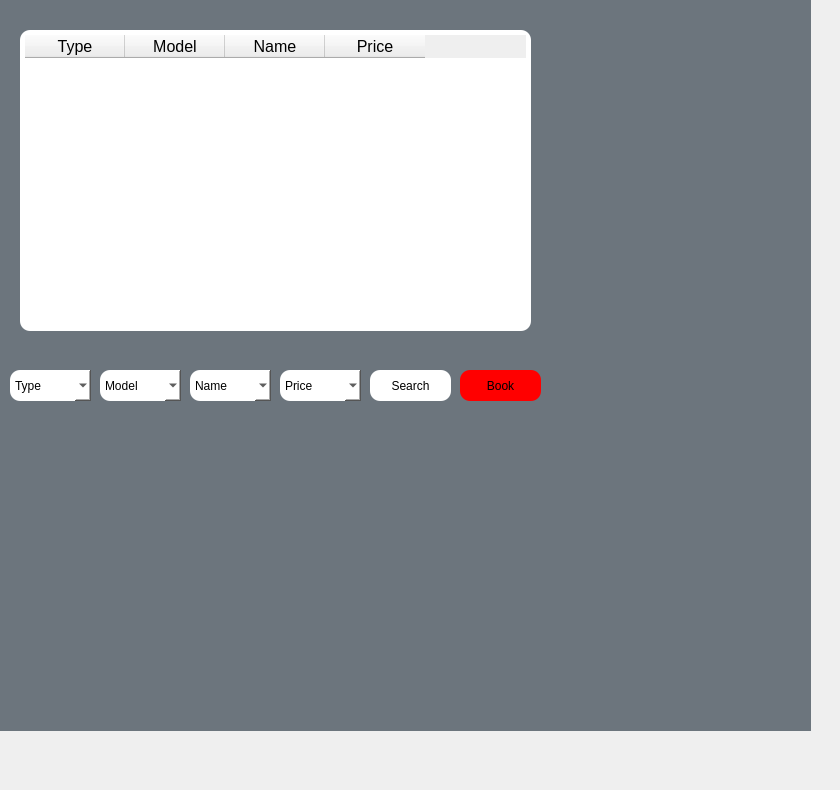
    <widget class="QWidget" name="playlist_page">
     <attribute name="title">
      <string>Page</string>
     </attribute>
     <widget class="QTableWidget" name="edit_table">
      <property name="geometry">
       <rect>
        <x>20</x>
        <y>30</y>
        <width>511</width>
        <height>301</height>
       </rect>
      </property>
      <property name="styleSheet">
       <string notr="true">    QTableWidget {
	background-color: rgb(255, 255, 255);
        border-radius: 10px;
        padding: 5px;
    }</string>
      </property>
      <column>
       <property name="text">
        <string>Type</string>
       </property>
       <property name="font">
        <font>
         <pointsize>12</pointsize>
        </font>
       </property>
      </column>
      <column>
       <property name="text">
        <string>Model</string>
       </property>
       <property name="font">
        <font>
         <pointsize>12</pointsize>
        </font>
       </property>
      </column>
      <column>
       <property name="text">
        <string>Name</string>
       </property>
       <property name="font">
        <font>
         <pointsize>12</pointsize>
        </font>
       </property>
      </column>
      <column>
       <property name="text">
        <string>Price</string>
       </property>
       <property name="font">
        <font>
         <pointsize>12</pointsize>
        </font>
       </property>
      </column>
     </widget>
     <widget class="QPushButton" name="searchB_4">
      <property name="geometry">
       <rect>
        <x>370</x>
        <y>370</y>
        <width>81</width>
        <height>31</height>
       </rect>
      </property>
      <property name="styleSheet">
       <string notr="true">    QPushButton {
	background-color: rgb(255, 255, 255);
        border-radius: 10px;
        padding: 5px;
    }</string>
      </property>
      <property name="text">
       <string>Search</string>
      </property>
     </widget>
     <widget class="QComboBox" name="box_search_1">
      <property name="geometry">
       <rect>
        <x>10</x>
        <y>370</y>
        <width>81</width>
        <height>31</height>
       </rect>
      </property>
      <property name="styleSheet">
       <string notr="true">    QComboBox {
	background-color: rgb(255, 255, 255);
        border-radius: 10px;
        padding: 5px;
    }</string>
      </property>
      <item>
       <property name="text">
        <string>Type</string>
       </property>
      </item>
     </widget>
     <widget class="QComboBox" name="box_search_2">
      <property name="geometry">
       <rect>
        <x>100</x>
        <y>370</y>
        <width>81</width>
        <height>31</height>
       </rect>
      </property>
      <property name="styleSheet">
       <string notr="true">    QComboBox {
	background-color: rgb(255, 255, 255);
        border-radius: 10px;
        padding: 5px;
    }</string>
      </property>
      <item>
       <property name="text">
        <string>Model</string>
       </property>
      </item>
     </widget>
     <widget class="QLabel" name="bg_play">
      <property name="geometry">
       <rect>
        <x>-20</x>
        <y>-50</y>
        <width>831</width>
        <height>781</height>
       </rect>
      </property>
      <property name="font">
       <font>
        <pointsize>9</pointsize>
        <weight>75</weight>
        <bold>true</bold>
       </font>
      </property>
      <property name="styleSheet">
       <string notr="true">background-color: #6C757D ;
color: #2C3E50;</string>
      </property>
      <property name="text">
       <string/>
      </property>
      <property name="pixmap">
       <pixmap>:/newPrefix/19eee91f32a591a52ce1b92e1fa092f9.jpg</pixmap>
      </property>
     </widget>
     <widget class="QComboBox" name="box_search_4">
      <property name="geometry">
       <rect>
        <x>280</x>
        <y>370</y>
        <width>81</width>
        <height>31</height>
       </rect>
      </property>
      <property name="styleSheet">
       <string notr="true">    QComboBox {
	background-color: rgb(255, 255, 255);
        border-radius: 10px;
        padding: 5px;
    }</string>
      </property>
      <item>
       <property name="text">
        <string>Price</string>
       </property>
      </item>
     </widget>
     <widget class="QComboBox" name="box_search_3">
      <property name="geometry">
       <rect>
        <x>190</x>
        <y>370</y>
        <width>81</width>
        <height>31</height>
       </rect>
      </property>
      <property name="styleSheet">
       <string notr="true">    QComboBox {
	background-color: rgb(255, 255, 255);
        border-radius: 10px;
        padding: 5px;
    }</string>
      </property>
      <item>
       <property name="text">
        <string>Name</string>
       </property>
      </item>
     </widget>
     <widget class="QPushButton" name="bookB">
      <property name="geometry">
       <rect>
        <x>460</x>
        <y>370</y>
        <width>81</width>
        <height>31</height>
       </rect>
      </property>
      <property name="styleSheet">
       <string notr="true">    QPushButton {
	background-color: Red;
        border-radius: 10px;
        padding: 5px;
    }</string>
      </property>
      <property name="text">
       <string>Book</string>
      </property>
     </widget>
     <zorder>bg_play</zorder>
     <zorder>edit_table</zorder>
     <zorder>searchB_4</zorder>
     <zorder>box_search_1</zorder>
     <zorder>box_search_2</zorder>
     <zorder>box_search_4</zorder>
     <zorder>box_search_3</zorder>
     <zorder>bookB</zorder>
    </widget>
